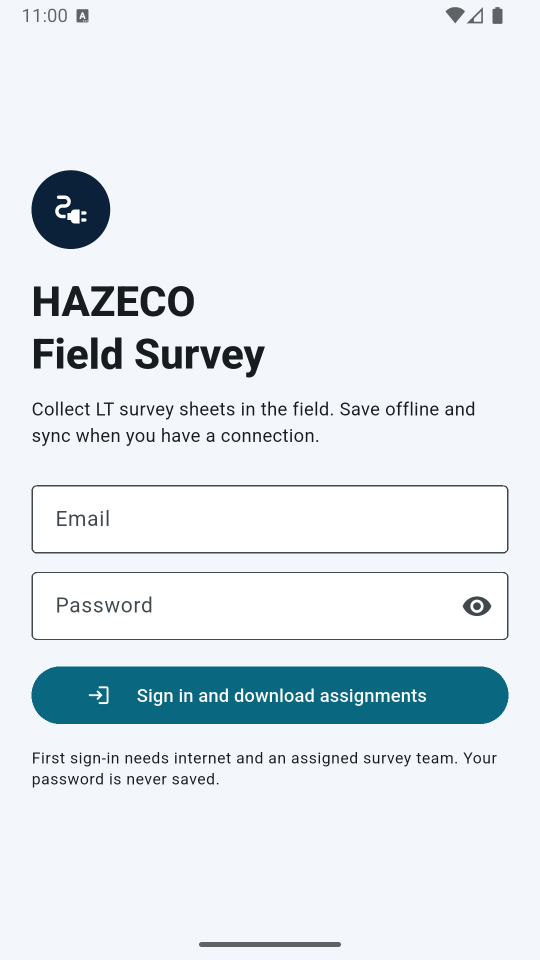
#> input picture docs/mobile/manual/screenshots/01-login.png, 1080 x 1920 px, found by its file name (shown at 1/2 size)
$ python annotate.py
#> lines starting #> are read from the running program, lines starting #| are printed output that depends on the picture
from PIL import Image, ImageDraw, ImageFont
from pathlib import Path
import math
p=Path('docs/mobile/manual/screenshots/01-login.png')
im=Image.open(p).convert('RGB')
d=ImageDraw.Draw(im)
font=ImageFont.truetype('C:/Windows/Fonts/arial.ttf', 34)
small=ImageFont.truetype('C:/Windows/Fonts/arial.ttf', 28)
# Highlight target field/button edges, plus numbered markers.
def marker(n, xy, label_xy, label):
#> called with n = 1, xy = (1000, 982), label_xy = (765, 930), label = 'Account email'
    x,y=xy
    d.ellipse((x-31,y-31,x+31,y+31),fill='#d94835',outline='white',width=4)
    box=d.textbbox((0,0),str(n),font=font); tw=box[2]-box[0]; th=box[3]-box[1]
#> after `box = d.textbbox((0, 0), str(n), font=font)`: box = (0, 7, 22, 32)
#> after `tw = box[2] - box[0]`: tw = 22
#> after `th = box[3] - box[1]`: th = 25
    d.text((x-tw/2,y-th/2-3),str(n),font=font,fill='white')
    bx,by=label_xy
    bb=d.textbbox((bx,by),label,font=small)
#> bb = (765, 935, 964, 956)
    d.rounded_rectangle((bb[0]-8,bb[1]-7,bb[2]+8,bb[3]+8),radius=9,fill='#0b213a')
    d.text((bx,by),label,font=small,fill='white')
# UI coordinates are from latest 1080x1920 clean emulator capture.
d.rounded_rectangle((62,971,1019,1108),radius=12,outline='#d94835',width=6)
d.rounded_rectangle((62,1143,1019,1281),radius=12,outline='#d94835',width=6)
d.rounded_rectangle((62,1330,1019,1457),radius=35,outline='#d94835',width=6)
marker(1,(1000,982),(765,930),'Account email')
marker(2,(1000,1155),(760,1097),'Password')
marker(3,(1000,1341),(555,1295),'Sign in and download')
out=Path('docs/mobile/manual/screenshots/01-login-annotated.png')
im.save(out,optimize=True)
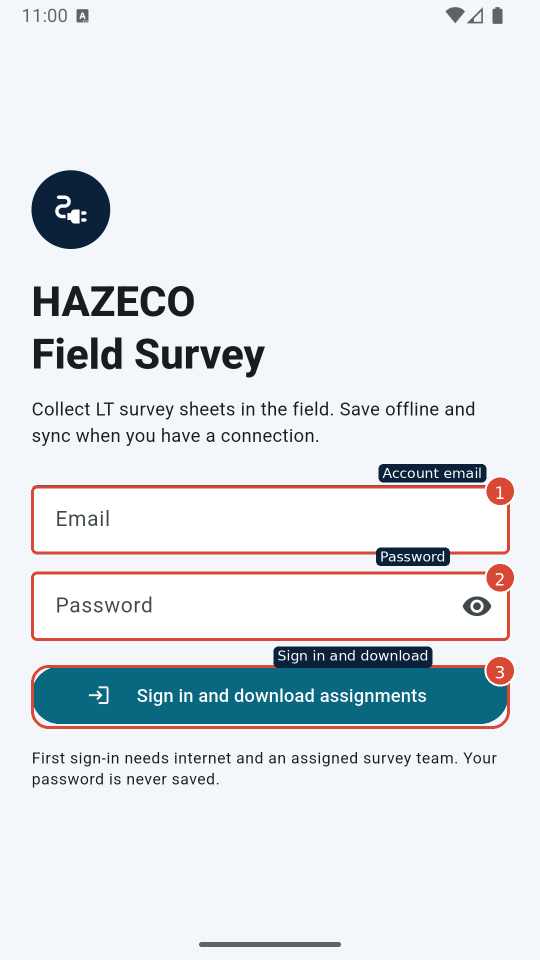
#> saved as 01-login-annotated.png: PIL image 1080x1920 RGB (shown at 1/2 size); mean R, G, B 223.3, 227.7, 232.1
